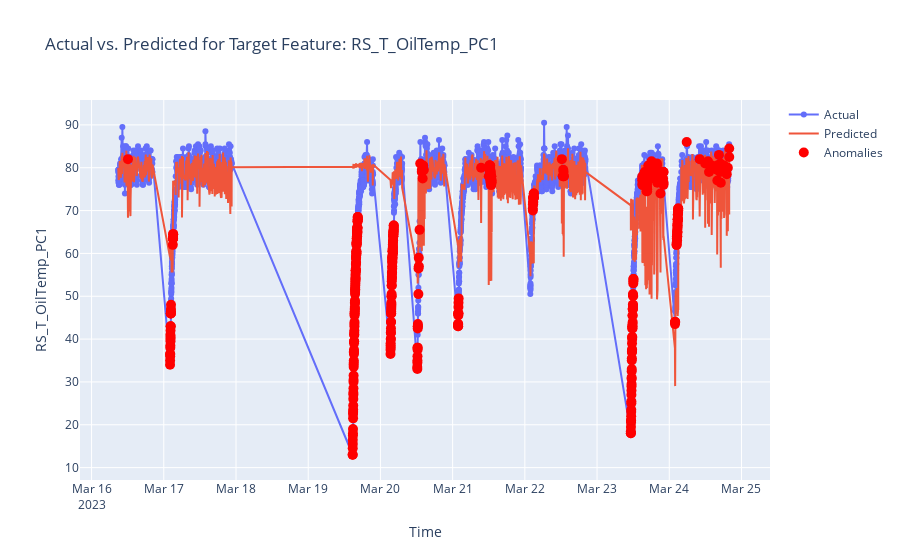
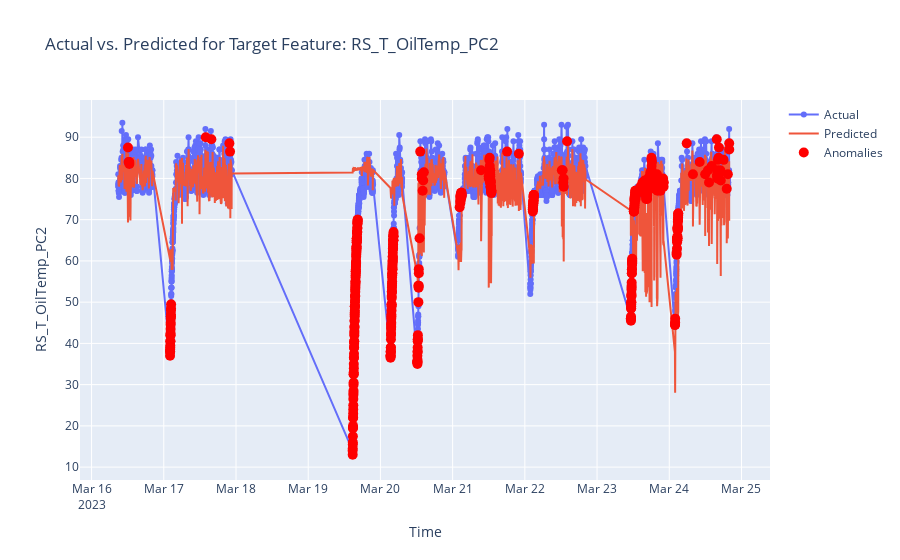

Notebook code cell kept with these figures, in order:
### Code cell
import plotly.graph_objects as go


# Create Plotly figures for each target feature
fig1 = go.Figure()
fig2 = go.Figure()

# Plot actual values
fig1.add_trace(go.Scatter(x=test_data.index, y=y_test[output_features[0]], mode='lines+markers', name='Actual'))
fig2.add_trace(go.Scatter(x=test_data.index, y=y_test[output_features[1]], mode='lines+markers', name='Actual'))

# Plot predicted values and prediction interval
fig1.add_trace(go.Scatter(x=test_data.index, y=y_pred[:, 0], mode='lines', name='Predicted'))
fig1.add_trace(go.Scatter(x=test_data.index[anomalies_feature1], y=y_test[output_features[0]][anomalies_feature1],
                          mode='markers', name='Anomalies', marker=dict(color='red', size=10)))

fig2.add_trace(go.Scatter(x=test_data.index, y=y_pred[:, 1], mode='lines', name='Predicted'))
fig2.add_trace(go.Scatter(x=test_data.index[anomalies_feature2], y=y_test[output_features[1]][anomalies_feature2],
                          mode='markers', name='Anomalies', marker=dict(color='red', size=10)))

# Update layout
fig1.update_layout(title=f'Actual vs. Predicted for Target Feature: {output_features[0]}', xaxis_title='Time', yaxis_title=output_features[0])
fig2.update_layout(title=f'Actual vs. Predicted for Target Feature: {output_features[1]}', xaxis_title='Time', yaxis_title=output_features[1])

# Show the figures
fig1.show()
fig2.show()

### Figure 1 — Plotly figure (JSON) as saved in the notebook; plotly's stock layout.template omitted (floating-point values rounded to 4 significant figures; data arrays with more than 128 entries replaced by an {"elided": "..."} marker saying what was removed)
{"data": [{"mode": "lines+markers", "name": "Actual", "type": "scatter", "x": {"elided": "4000 str values"}, "y": {"elided": "4000 float values"}}, {"mode": "lines", "name": "Predicted", "type": "scatter", "x": {"elided": "4000 str values"}, "y": {"elided": "4000 float values"}}, {"marker": {"color": "red", "size": 10}, "mode": "markers", "name": "Anomalies", "type": "scatter", "x": {"elided": "458 str values"}, "y": {"elided": "458 float values"}}], "layout": {"title": {"text": "Actual vs. Predicted for Target Feature: RS_T_OilTemp_PC1"}, "xaxis": {"title": {"text": "Time"}}, "yaxis": {"title": {"text": "RS_T_OilTemp_PC1"}}}}

### Figure 2 — Plotly figure (JSON) as saved in the notebook; plotly's stock layout.template omitted (floating-point values rounded to 4 significant figures; data arrays with more than 128 entries replaced by an {"elided": "..."} marker saying what was removed)
{"data": [{"mode": "lines+markers", "name": "Actual", "type": "scatter", "x": {"elided": "4000 str values"}, "y": {"elided": "4000 float values"}}, {"mode": "lines", "name": "Predicted", "type": "scatter", "x": {"elided": "4000 str values"}, "y": {"elided": "4000 float values"}}, {"marker": {"color": "red", "size": 10}, "mode": "markers", "name": "Anomalies", "type": "scatter", "x": {"elided": "476 str values"}, "y": {"elided": "476 float values"}}], "layout": {"title": {"text": "Actual vs. Predicted for Target Feature: RS_T_OilTemp_PC2"}, "xaxis": {"title": {"text": "Time"}}, "yaxis": {"title": {"text": "RS_T_OilTemp_PC2"}}}}
